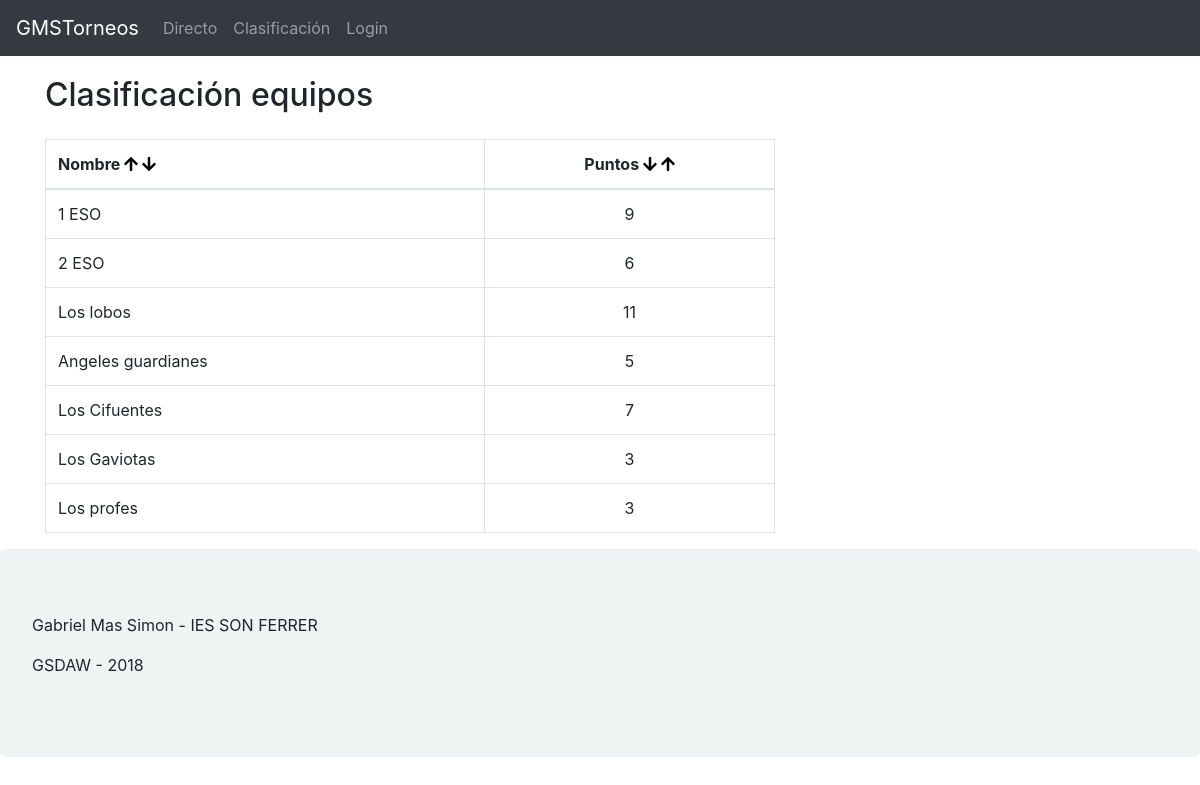
/index.php?controller=equipos&action=view, run on an earlier commit of the app's database.
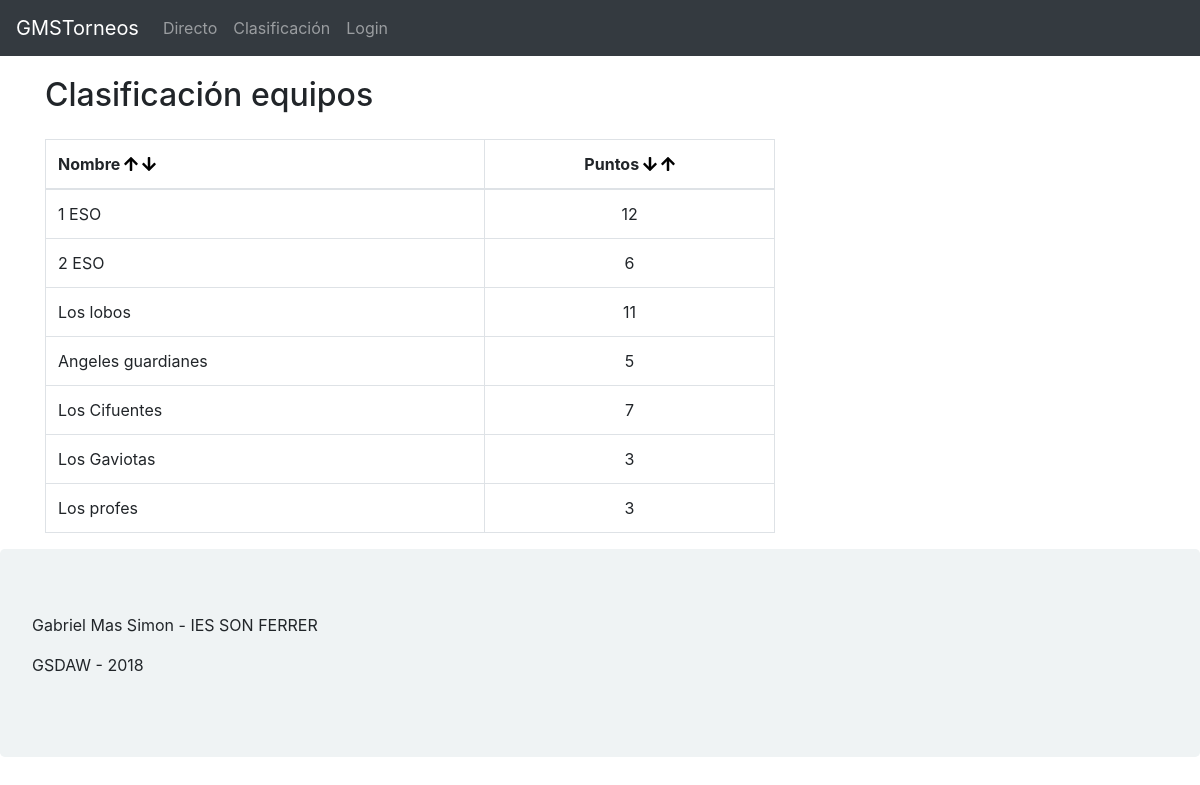
And on a later commit of the database.
### tables this page shows
CREATE TABLE `equipos` (
  `id_equipo` int(10) NOT NULL,
  `nombre` varchar(20) NOT NULL,
  `puntos` int(10) DEFAULT '0',
  `id_partido` int(10) DEFAULT NULL
);

### controllers/equipos_controller.php (called while the page is built, shortened)
<?php
require_once("models/equipos_model.php");
class equipos_controller {
function view() {
  $equipo=new equipos_model();
  $datos=$equipo->get_equipos();
  require_once("views/equipos_view.phtml");
}
}
?>

### db/db.php (called while the page is built)
<?php
class Conectar{
    public static function conexion(){
        $conexion=new mysqli("localhost", "user", "user", "torneosgms");
        $conexion->query("SET NAMES 'utf8'");
        return $conexion;
    }
}
?>

### models/equipos_model.php (called while the page is built, shortened)
<?php
class equipos_model{
private $db;
private $equipos;
public function __construct(){
    $this->db=Conectar::conexion();
    $this->equipos=array();
}
public function get_equipos(){
    $consulta=$this->db->query("SELECT * FROM equipos;");
    while($filas=$consulta->fetch_assoc()){
        $this->equipos[]=$filas;
    }
    return $this->equipos;
}
}
?>

### views/equipos_view.phtml (the view, shortened to what this page needs)
<!DOCTYPE html>
<html lang="es">
<head>
</head>
<body>
  <?php include 'menu_view.phtml';?>
  <div class="container">
    <h2>Clasificación equipos</h2>
    <div class="row">
      <div class="col-md-8 col-12 table-responsive">
        <table class="table table-bordered">
          <thead>
            <tr>
              <th>Nombre
                <a href="index.php?controller=equipos&action=ordNombreAsc">
                  <i class="fas fa-arrow-up"></i>
                </a>
                <a href="index.php?controller=equipos&action=ordNombreDesc">
                  <i class="fas fa-arrow-down"></i>
                </a>
              </th>
              <th class="textoCentrado">Puntos
                <a href="index.php?controller=equipos&action=ordPuntosDesc">
                  <i class="fas fa-arrow-down"></i>
                </a>
                <a href="index.php?controller=equipos&action=ordPuntosAsc">
                  <i class="fas fa-arrow-up"></i>
                </a>
              </th>
            </tr>
          </thead>
          <tbody>
            <?php
                foreach ($datos as $dato) {
                  if (isset ($_SESSION['usuario'])) {
                    echo "
                    <tr>
                      <td>{$dato['nombre']}
                      </td>
                      <td class='textoCentrado'>
                      {$dato['puntos']}
                      </td>
                      <td class='textoCentrado'>
                      <a href=edicion.php?id={$dato['id_equipo']}><i class='fas fa-edit'></i></a>
                    </td>
                    <td class='textoCentrado'>
                      <a href=index.php?controller=equipos&action=delete&id={$dato['id_equipo']}><i class='fas fa-trash-alt'></i></a>
                    </td>
                  </tr>";
                  } else{
                    echo"
                    <tr>
                      <td>{$dato['nombre']}
                      </td>
                      <td class='textoCentrado'>
                      {$dato['puntos']}
                      </td>
                    </tr>
                    ";
                  }
                    }
            ?>
          </tbody>
        </table>
      </div>
      <div class="col-12 col-md-4">
      </div>
    </div>
  </div>
  <footer>
    <?php include 'footer_view.html';?> </footer>
</body>
</html>

What changed in the data, as far as the page shows it:
changed equipos "1 ESO": puntos "9" → "12"
